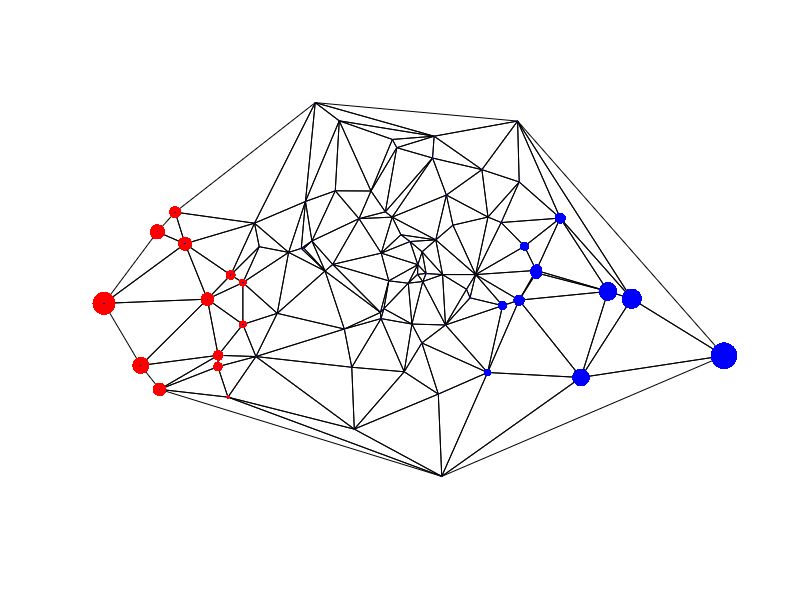

The MATLAB source for this figure: (Note: this script raises an error after producing the figure.)
%%
% Test for W1 on graph using linprog.


addpath('../toolbox/');
rep = 'results/w1-graph/';
[~,~] = mkdir(rep);

% helpers
normalize = @(x)x/sum(x(:));

% generate a planar graph
N = 80; 
X = randn(2,N);
X(2,:) = X(2,:)*.75;
T = delaunay(X(1,:),X(2,:));

I = [T(:,1);T(:,2);T(:,2);T(:,3);T(:,3);T(:,1)];
J = [T(:,2);T(:,1);T(:,3);T(:,2);T(:,1);T(:,3)];
[I,J] = deal(I(I<J), J(I<J));
P = length(I);

% gradient operator
grad = sparse( [1:P 1:P], [I;J]', [ones(P,1) -ones(P,1)], P,N);

clf;
triplot(T,X(1,:),X(2,:));


% edge length
w = sqrt( (X(1,I)-X(1,J)).^2 + (X(2,I)-X(2,J)).^2 );
w = w(:);

% source/sink
[~,s] = min(X(1,:));
d = sqrt( (X(1,s)-X(1,:)).^2 + (X(2,s)-X(2,:)).^2 );
[~,t] = max(d);

% target measures
test = 'diracs';
test = 'spread'; Q = 14; % Q-NN

switch test
    case 'diracs'
        mu = zeros(N,1); mu(s)=1;
        nu = zeros(N,1); nu(t)=1;
    case 'spread'
        v = [s t]; Mu = {};
        for i=1:2
            % distance to target
            x = X(:,v(i)); 
            d = sqrt( (x(1)-X(1,:)).^2 + (x(2)-X(2,:)).^2 );
            [d,Is] = sort(d, 'ascend'); d = d(1:Q); Is = Is(1:Q);
            Mu{i} = zeros(N,1); 
            Mu{i}(Is) = normalize(sqrt( 1-d/d(end) ));
        end
        mu = Mu{1}; nu = Mu{2};
end

%%
% display the measures.

clf; hold on;
triplot(T,X(1,:),X(2,:), 'k');
% vertex according to mass
for i=1:N
    plot(X(1,i),X(2,i), '.', 'MarkerSize', .01 + 50*mu(i)/max(mu), 'color', 'r');
    plot(X(1,i),X(2,i), '.', 'MarkerSize', .01 + 50*nu(i)/max(mu), 'color', 'b');
end
axis equal; axis off;
saveas(gcf, [rep 'inputs.png'], 'png');

%%
% Solve Primal and Dual

% max <u,mu-nu> s.t.  |grad(u)| <= w
cvx_solver sdpt3 % SeDuMi %
cvx_begin quiet % sdp quiet
cvx_precision high;
variable u(N,1); %  real;
% norm( grad*u, Inf ) <= 1; 
abs( grad*u ) <= w; 
maximize( sum( u .* (mu-nu) ) );
cvx_end

% min |w.*f|_1 s.t.   div(f)=mu-nu
cvx_solver sdpt3 % SeDuMi %
cvx_begin quiet % sdp quiet
cvx_precision high;
variable f(P,1); %  real;
(grad'*f) - (mu-nu)  == 0; 
minimize( sum( abs(f).*w ) );
% maximize( sum( abs(f(:)).*w(:) ) );
cvx_end

% plot flow
K = find(abs(f)>1e-3);
clf; hold on;
triplot(T,X(1,:),X(2,:), 'k-');
for k=K'
    plot(X(1,[I(k) J(k)]),X(2,[I(k) J(k)]), 'k', 'LineWidth', 4);
end
% vertex according to mass
for i=1:N
    plot(X(1,i),X(2,i), '.', 'MarkerSize', .01 + 50*mu(i)/max(mu), 'color', 'r');
    plot(X(1,i),X(2,i), '.', 'MarkerSize', .01 + 50*nu(i)/max(mu), 'color', 'b');
end
axis equal; axis off;
saveas(gcf, [rep 'flow.png'], 'png');
saveas(gcf, [rep 'flow.eps'], 'epsc');

% plot distance function
K = find(abs(f)>1e-3);
D = u-min(u(:)); D = D/max(D(:));
h = min(abs( (grad*u) ./ w ), 1);
clf; hold on;
% triplot(T,X(1,:),X(2,:), 'k');
% edge according to saturation index
for k=1:P
    col = h(k) * [0 1 0] + (1-h(k)) * [0 0 0]; 
    plot(X(1,[I(k) J(k)]),X(2,[I(k) J(k)]), 'color',  col,'LineWidth', 2);
end
% shortest path
%for k=K'
%    plot(X(1,[I(k) J(k)]),X(2,[I(k) J(k)]), 'k:', 'LineWidth', 3);
%end
% vertex according to distance u
for i=1:N
    plot(X(1,i),X(2,i), '.', 'MarkerSize', 30, 'color', [D(i) 0 1-D(i)]);
end
plot(X(1,s),X(2,s), 'r.', 'MarkerSize', 40);
plot(X(1,t),X(2,t), 'b.', 'MarkerSize', 40);
axis equal; axis off;
saveas(gcf, [rep 'potential.png'], 'png');
saveas(gcf, [rep 'potential.epsc'], 'epsc');



